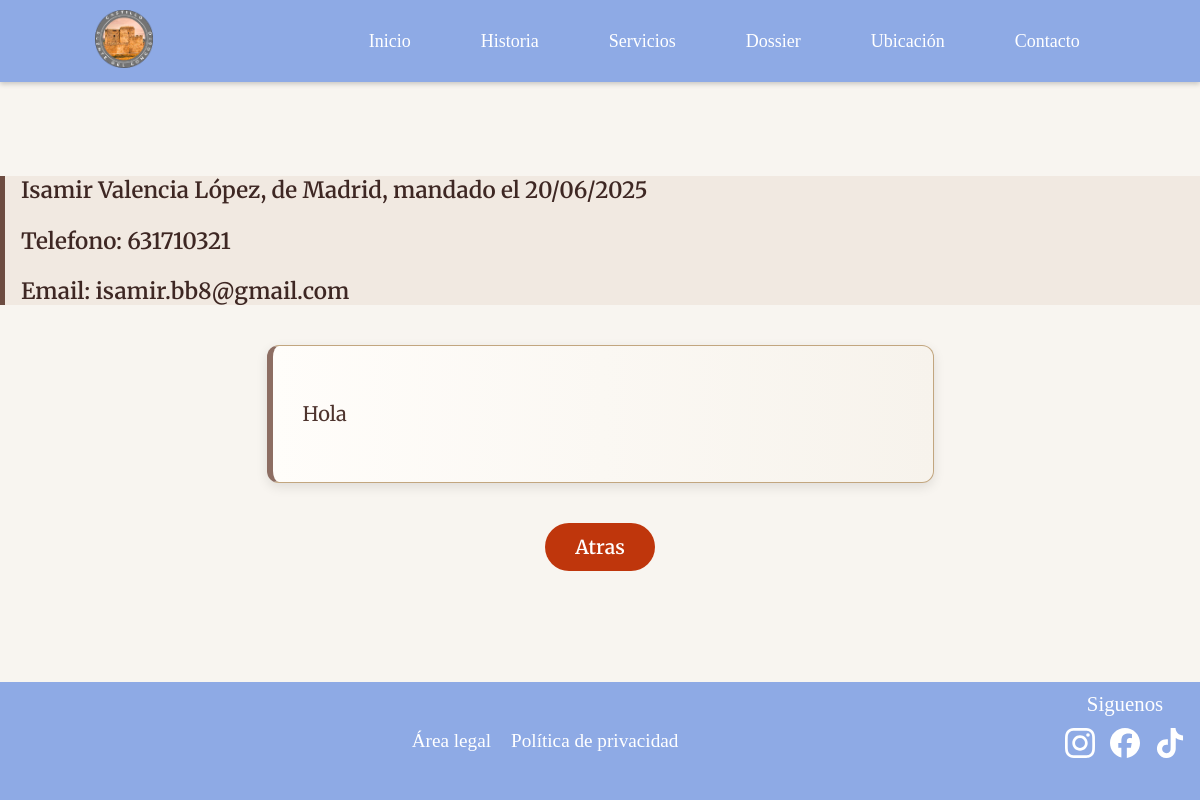
/24/ver_mensaje, run on the app's committed database.
### appcastillocongosto/models.py (models this page shows, shortened)
class Contacto(models.Model):
    id = models.AutoField(primary_key=True)
    nombre = models.CharField("Nombre", max_length=25, null=True)
    apellidos = models.CharField("Apellidos", max_length=100, null=True, blank=True)
    email = models.CharField("Email", max_length=100, null=True, blank=True)
    telefono = models.CharField("Telefono", max_length=15, null=True, blank=True)
    lugar = models.CharField("Lugar", max_length=100, null=True, blank=True)
    fecha = models.DateTimeField("Fecha y Hora", default=timezone.now)
    mensaje = models.TextField("Mensaje")
    leido = models.BooleanField("Leido", default=False)
    contestado = models.BooleanField("Contestado", default=False)
    class Meta:
        verbose_name = "Contacto"
        verbose_name_plural = "Contactos"
        ordering = ['nombre']

### appcastillocongosto/views.py (the view)
# urls.py: re_path(r'^(?P<id>\d+)/ver_mensaje$', views.ver_mensaje, name='ver_mensaje'),
def ver_mensaje(request, id):
    contacto = Contacto.objects.get(id=id)
    if request.method == 'POST':
        contacto.leido = True
        contacto.save()
        return redirect('chat')
    context = {'contacto': contacto}
    return render (request, 'ver_mensaje.html', context=context)

### templates/ver_mensaje.html (shortened to what this page needs)
{% extends "base2.html" %}
{% load static %}
{% block head %}
<link rel="stylesheet" href="{% static 'css/mensaje.css' %}">
{% endblock %}
{% block content %}
<br><br><br><br>
<div class="contenido">
    <div class="datos-personales">
        <p>{{ contacto.nombre }} {{ contacto.apellidos }}, de {{ contacto.lugar }}, mandado el {{ contacto.fecha|date:"d/m/Y" }}</p>
        <p>Telefono: {{ contacto.telefono }}</p>
        <p>Email: {{ contacto.email }}</p>
    </div>
    <div class="mensaje">
        <p>{{ contacto.mensaje }}</p>
    </div>
    <div>
        <form method="post">
                <input type="submit" value="Atras" class="boton-atras">
        </form>
    </div>
</div>
{% endblock content %}

### static/css/mensaje.css (style rules this page uses)
body { background: #f8f5f0; margin: 0; display: flex; flex-direction: column; align-items: center; min-height: 100vh; overflow-x: hidden; }
.contenido { width: 100%; flex-grow: 1; overflow-y: auto; }
.datos-personales { border: none; border-left: 5px solid #6d4c41; padding-left: 16px; font-family: 'Merriweather', serif; font-size: 1.4rem; font-weight: 600; color: #3e2723; background-color: #f1e9e1; }
.mensaje { background: #fffdfa; border: 1px solid #c2a67f; border-left: 6px solid #8d6e63; border-radius: 12px; box-shadow: 0 4px 12px rgba(0, 0, 0, 0.1); padding: 30px; margin: 40px auto; width: 100%; max-width: 50%; font-family: 'Merriweather', serif; font-size: 1.25rem; line-height: 1.8; color: #4e342e; background-image: linear-gradient(to right, #fffdfa, #f7f3ec); text-align: left; }
.boton-atras { display: flex; justify-self: center; background-color: #bf360c; border: none; padding: 12px 30px; border-radius: 50px; color: white; font-size: 1.2rem; font-weight: 600; font-family: 'Merriweather', serif; text-decoration: none; transition: background-color 0.3s ease, transform 0.3s ease; margin-top: 30px; cursor: pointer; }

### templates/base2.html (style rules this page uses)
html { overflow-y: scroll; }
body { margin: 0; }

### data on the page
Contacto: nombre "Isamir", apellidos "Valencia López", lugar "Madrid", fecha "20/06/2025", telefono "631710321", email "isamir.bb8@gmail.com", mensaje "Hola"
